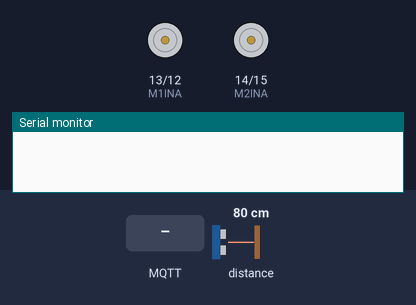
Bench run of a sketch on a simulated ESP32. Parts: motor-driver pin pairs drawn as motors (green arrow = first pin HIGH = forward, orange = second pin HIGH = backward, longer = more drive, scaled by the enable pin), the last lines printed to the serial monitor. The inputs (shaded band) are chosen by the test bench; at power-on: distance to the obstacle 80 cm. WiFi joins after 1.5 s; servers stay silent unless stated; no MQTT or app messages arrive unless stated.

Above: at 0.1 s.
At 3.2 s:
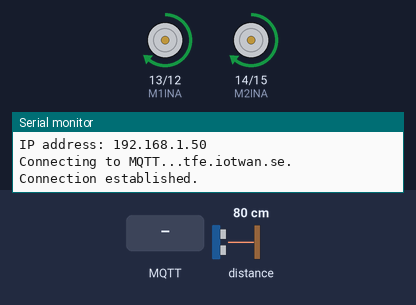
3.3 s: MQTT message "Niklas/StartButton" arrives on the first subscribed topic
4.8 s: distance to the obstacle set to 2 cm
At 5.9 s:
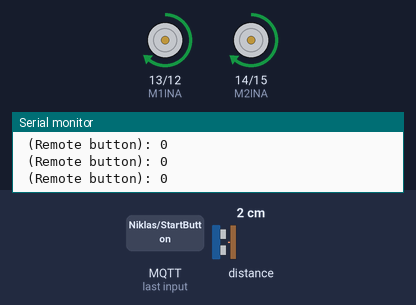
6.3 s: MQTT message "5" arrives on the first subscribed topic
7.8 s: MQTT message "on" arrives on the first subscribed topic
Timing chart, 0 to 10.3 s (numbered marks = the images above; inputs shaded):
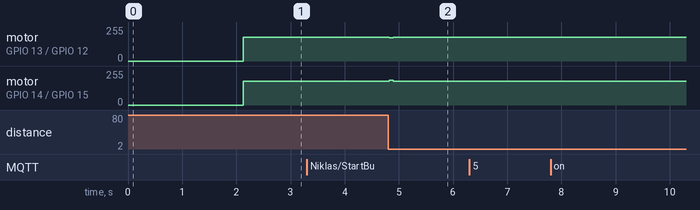

The sketch:

AutonoumousDrive.ino
```cpp
#include <Wire.h>
#include <VL53L0X.h>
#include <SPI.h>
#include <WiFi.h>
#include <PubSubClient.h>

#define HIGH_SPEED#
VL53L0X sensor_R;
VL53L0X sensor_L;


#define M1INA 13 //Right
#define M1INB 12
#define M1PWM 27

#define M2INA 14 // Left
#define M2INB 15
#define M2PWM 32

//MQTT and WIFI
const char* pcSSID = "iPSK-UMU"; // Enter your WiFi name
const char* pcPASSWORD =  "HejHopp!!"; // Enter WiFi password
const char* pcMqttServer = "tfe.iotwan.se";
const int   iMqttPort = 1883;
const char* pcMqttUser = "intro22";
const char* pcMqttPassword = "outro";


// Setting PWM properties
const int freq = 80000;
const int pwmChannel_Right = 0;
const int pwmChannel_Left = 1;
const int resolution = 8;
int distanceRight = 0;
int distanceLeft = 0;
int lastDistance = 0;
float timeMultiplier = 1.0;
long lastTimeNormal = 0;

const int dutyCyclemax = 180;
const int dutyCyclemin = 80;
const int dutyCycleControlFactor = dutyCyclemax/100;

const int maxDistance = 500;

int startButton;
int dutyCycle = 200;

float distance = 0.0;


WiFiClient oEspClient;
PubSubClient oClient(oEspClient);

//MQTT Receive Callback
void fcMqttCallback(char* pcTopic, byte* pcPayload, unsigned int iLength)
{
  char acMsg[100];
  Serial.print("\nMessage arrived in topic: ");
  Serial.println(pcTopic);
  String topic = String(pcTopic);
  Serial.print("Received MQTT message:");
  Serial.println((char*)pcPayload);

  if(topic == "Niklas/StartButton"){
    startButton = atoi((char*)pcPayload);
    for (int i=0;i<iLength;i++){
      //Serial.print((topic)); Serial.println((char)pcPayload[i]);
      //startButton = ((char*)pcPayload)[i] - '0';
      //sprintf(acMsg,"%i\n", startButton);

      Serial.print(" (Remote button): "); Serial.println(startButton);
    }
  }
}

//Wifi Connection
void connectToWifi(){
  WiFi.begin(pcSSID,pcPASSWORD);
  while (WiFi.status() != WL_CONNECTED){
    delay(2000);
    Serial.print("Connecting to WiFi SSID:");
    Serial.println(pcSSID);
  }
  Serial.println("Connected to the WiFi network.");

  Serial.print("IP address: ");
  Serial.println(WiFi.localIP());

  oClient.setServer( pcMqttServer, iMqttPort);
  oClient.setCallback(fcMqttCallback);
  while (!oClient.connected()) {
    Serial.print("Connecting to MQTT...");
    Serial.print(pcMqttServer);
    if (oClient.connect("NiklasMainESP32", pcMqttUser, pcMqttPassword )) {
      Serial.println(".  Connection established.");
    }
    else {
      Serial.print(". failed to connect with state ");
      Serial.println(oClient.state());
      delay(2000);
    }
  }
}


void setup() {
  // put your setup code here, to run once:
  Serial.begin(115200);
  pinMode(M1INA, OUTPUT);
  pinMode(M1INB, OUTPUT);
  //pinMode(M1PWM, OUTPUT);

  pinMode(M2INA, OUTPUT);
  pinMode(M2INB, OUTPUT);
  //pinMode(M2PWM, OUTPUT);
  //Wire1.begin(23, 22);

  //Connection Wifi and MQTT
  //oClient.subscribe("Niklas/TimerMultiplier");
  connectToWifi();
  oClient.subscribe("Niklas/StartButton");
  // configure LED PWM functionalitites
  ledcSetup(pwmChannel_Right, freq, resolution);
  ledcSetup(pwmChannel_Left, freq, resolution);

  // attach the channel to the GPIO to be controlled
  ledcAttachPin(M1PWM, pwmChannel_Right);
  ledcAttachPin(M2PWM, pwmChannel_Left);

  Wire1.begin(23,22);
  Wire.begin(21, 17);

  sensor_L.setBus(&Wire);
  sensor_R.setBus(&Wire1);

  sensor_L.setTimeout(500);
  if (!sensor_L.init())
  {
    Serial.println("Failed to detect and initialize sensor L!");
    while (1) {}
  }

  sensor_R.setTimeout(500);
  if (!sensor_R.init())
  {
    Serial.println("Failed to detect and initialize sensor R!");
    while (1) {}
  }

  //sensor_L.setMeasurementTimingBudget(100000);
  //sensor_R.setMeasurementTimingBudget(100000);
  sensor_L.startContinuous();
  sensor_R.startContinuous();

  digitalWrite(M1INA, HIGH);
  digitalWrite(M1INB, LOW);
  digitalWrite(M2INA, HIGH);
  digitalWrite(M2INB, LOW);
}

void loop() {
  //For MQTT Message
  char acMsg[100];


  //Lidar Measurment
  distanceRight = sensor_R.readRangeContinuousMillimeters();
  //Serial.print("Distance Right (mm): "); Serial.println(distanceRight);
  //Serial.println("");

  distanceLeft = sensor_L.readRangeContinuousMillimeters();
  //Serial.print("Distance Left(mm): "); Serial.println(distanceLeft);
  //Serial.println("");


  //Serial.print("Distance (mm): "); Serial.println(distance);
  if(distanceRight > maxDistance){
    distanceRight = maxDistance;
  }

  if(distanceLeft > maxDistance){
    distanceLeft = maxDistance;
  }
  distance = (float)distanceRight - (float)distanceLeft -5;
  //Serial.println(distance);

  //Serial.print("Distance: "); Serial.println((abs(lastDistance) - abs(distance)));
  long currentTime = millis();
  if ((abs(distance) - abs(lastDistance) ) > 100){
    timeMultiplier = ((float)currentTime - (float)lastTimeNormal)/1000.0;
  }else{
    lastTimeNormal = currentTime;
    timeMultiplier = 1.0;
    lastDistance = distance;
  }


  //Serial.print("Time Multipl: "); Serial.println(timeMultiplier);
  float pmwRight;
  float pmwLeft;

  float pmwFast = dutyCyclemax + abs(distance)/(float)maxDistance*90*timeMultiplier*(dutyCycleControlFactor);
  float pmwSlow = dutyCyclemax -abs(distance)/(float)maxDistance*40*timeMultiplier*sq(dutyCycleControlFactor);

  if (pmwFast > 255){
    pmwFast = 255;
  }
  if (pmwSlow < 60){
    pmwSlow = 60;
  }


  if (true){
    //Serial.println("Motor On");
    if(distance>= -2 && distance<=2){
      pmwRight = dutyCyclemax;
      pmwLeft = dutyCyclemax;
    }else if(distance < -2){
      pmwRight = pmwFast;
      pmwLeft = pmwSlow;
    } else if (distance > 2){
      pmwLeft = pmwFast;
      pmwRight = pmwSlow;
    }
  }else{
    pmwRight = 0;
    pmwLeft = 0;
  }
  ledcWrite(pwmChannel_Right, pmwRight);
  ledcWrite(pwmChannel_Left, pmwLeft);
  //Serial.print("PMW Right");Serial.println(pmwRight);
  //Serial.print("PMW Left");Serial.println(pmwLeft);

  sprintf(acMsg,"%f", timeMultiplier);
  oClient.publish("Niklas/TimerMultiplier", &acMsg[0]);
  sprintf(acMsg,"%f", distance);
  oClient.publish("Niklas/Distance",&acMsg[0]);
  sprintf(acMsg,"%f", pmwRight);
  oClient.publish("Niklas/PmwRight",&acMsg[0]);
  sprintf(acMsg,"%f", pmwLeft);
  oClient.publish("Niklas/PmwLeft",&acMsg[0]);
  oClient.loop();
}
```

Measured:
- after the input at 4.8 s, motor on GPIO 13 (M1INA) / GPIO 12 (M1INB): forward 179/255 → forward 176/255 at once, → forward 179/255 0.07 s later; motor on GPIO 14 (M2INA) / GPIO 15 (M2INB): forward 178/255 → forward 184/255 at once, → forward 178/255 0.07 s later
